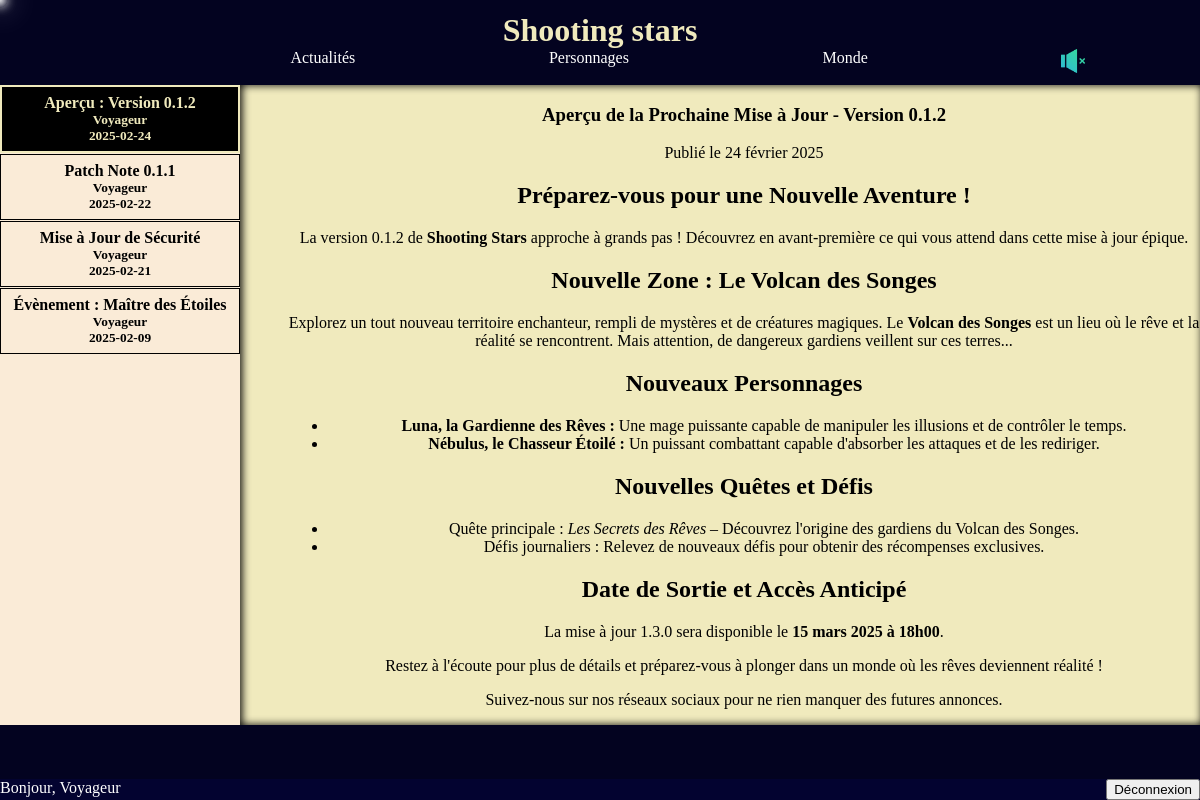
Page /public/index.php/news (signed in) on the committed database.
### tables this page shows
CREATE TABLE `news` (
  `id` int(11) NOT NULL,
  `title` varchar(50) NOT NULL,
  `content` mediumtext NOT NULL,
  `author` int(11) NOT NULL,
  `published_at` date NOT NULL DEFAULT current_timestamp(),
  `status` enum('published','draft') NOT NULL
);

CREATE TABLE `accounts` (
  `id` int(11) NOT NULL,
  `email` varchar(100) NOT NULL,
  `password` varchar(255) NOT NULL,
  `username` varchar(50) NOT NULL,
  `first_name` varchar(50) NOT NULL,
  `last_name` varchar(50) NOT NULL,
  `created_at` datetime NOT NULL,
  `last_login` datetime DEFAULT NULL
);

### app/controllers/Controller.php (called while the page is built, shortened)
<?php
class Controller {
    public function displayView(string $path, string $title, array $stylesheets, array $datas = []) {
        include($path);
    }
}
?>

### app/controllers/MainController.php (called while the page is built, shortened)
<?php
require_once("../app/controllers/Controller.php");
class MainController extends Controller {
    public function pageNews(){
        require_once("../app/models/NewsModel.php");
        $model = new NewsModel();
        $news = $model->getNews();
        $this->displayView($this->VIEWS->news, $this->TITLES->news, [$this->STYLES->news], ["news" => $news]);
    }
}
?>

### public/index.php (called while the page is built, shortened)
<?php
try{
    $router = new Router();
    $router->run();
}
catch(Exception $error){
    error_log("ERROR : [" . date("Y-m-d H:i:s") . "] " . $error->getMessage() . " dans " . $error->getFile() . " à la ligne " . $error->getLine() . "\n", 3, "../write/logs/errors.txt");
    http_response_code(500);
    echo "Erreur 500 - le serveur a rencontré un problème.";
}
?>

### app/models/NewsModel.php (called while the page is built, shortened)
<?php
class NewsModel extends Model{
    public function getNews(){
        $connection = $this->getConnection();
        $query = $connection->query("SELECT n.id, n.title, n.content, a.username, n.published_at FROM news n JOIN accounts a ON n.author = a.id WHERE n.status = 'published' ORDER BY n.published_at DESC;");
        $result = [];
        while ($row = $query->fetch(PDO::FETCH_ASSOC)) {
            $result[] = new News($row["id"], $row["title"], $row["content"], $row["username"], $row["published_at"]);
        }
        return $result;
    }
}
class News{
    public function __construct($id, $title, $content, $author, $date) {
        $this->id = $id;
        $this->title = $title;
        $this->content = $content;
        $this->author = $author;
        $this->date = $date;
    }
}

### app/views/NewsView.php (the view, shortened to what this page needs)
<body>
    <section>
        <div id="articles">
            <div id="list-articles">
                <?php
                    foreach ($datas["news"] as $news){
                        echo("<div id='button-news-" . $news->id . "' class='button-article' onclick='openNews(" . $news->id .");'>"
                        . "<span>". $news->title . "</span>"
                        . "<small>". $news->author . "</small>"
                        . "<small>". $news->date . "</small>"
                        . "</div>");
                    }
                ?>
            </div>
            <div id="article-display">
                <?php
                    foreach ($datas["news"] as $news){
                        echo("<article id='news-" . $news->id . "' class='article article-closed'>" . $news->content . "</article>");
                    }
                ?>
            </div>
    </section>
</body>
</html>

### public/style/News.css (style rules this page uses)
#articles { width: 100%; height: 80vh; display: flex; margin-top: 1%; color: black; }
#list-articles { width: 20%; height: 100%; background-color: antiquewhite; display: flex; flex-direction: column; gap: 1px; overflow-y: auto; }
#article-display { height: 100%; width: 80%; flex-grow: 1; background-color: rgb(240, 234, 189);; overflow: auto; box-shadow: inset 2px 0px 8px 0px black; }
.button-article { border: 1px black solid; min-height: 10%; text-align: center; font-weight: bold; display: flex; flex-direction: column; align-items: center; justify-content: center; }
.button-article-chosen { background-color: black; color: rgb(240, 234, 189); border: 2px rgb(240, 234, 189) solid !important; }
.article { width: 95%; height: 100%; overflow-y: auto; padding-left: 5%; text-align: center; }

### public/style/Main.css (style rules this page uses)
body { margin:0; background-color: rgb(3, 3, 32); overflow-x: hidden; color: white; display: flex; flex-direction: column; height: 100vh; }
section { flex-grow: 1; }

### rows in the picture
news: title "Aperçu : Version 0.1.2", author.username "Voyageur", published_at "2025-02-24", content "Aperçu de la Prochaine Mise à Jour - Version 0.1.2 Publié le 24 février 2025 Préparez-vous pour une Nouvelle Aventure ! La version 0.1.2 de Shooting Stars approche à grands pas ! Découvrez en avant-première ce qui vous attend dans cette mise à jour épique. Nouvelle Zone : Le Volcan des Songes Explorez un tout nouveau territoire enchanteur, rempli de mystères et de créatures magiques. Le Volcan des Songes est un lieu où le rêve et la réalité se rencontrent. Mais attention, de dangereux gardiens veillent sur ces terres... Nouveaux Personnages Luna, la Gardienne des Rêves : Une mage puissante capable de manipuler les illusions et de contrôler le temps. Nébulus, le Chasseur Étoilé : Un puissant…"
news: title "Patch Note 0.1.1", author.username "Voyageur", published_at "2025-02-22"
news: title "Mise à Jour de Sécurité", author.username "Voyageur", published_at "2025-02-21"
news: title "Évènement : Maître des Étoiles", author.username "Voyageur", published_at "2025-02-09"

### other values in the picture
$_SESSION["username"] "Voyageur"
